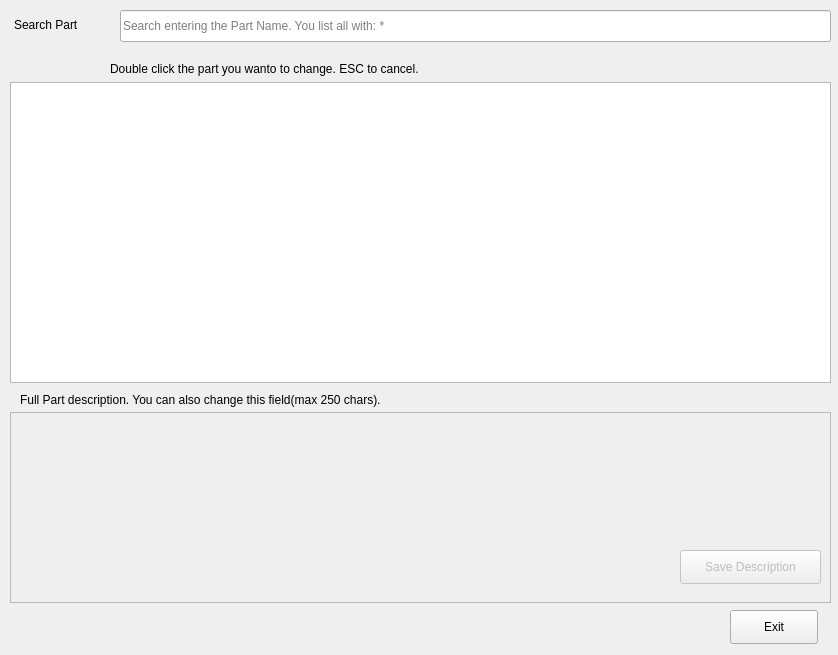
<?xml version="1.0" encoding="UTF-8"?>
<ui version="4.0">
 <class>Stock_Control</class>
 <widget class="QDialog" name="Stock_Control">
  <property name="geometry">
   <rect>
    <x>0</x>
    <y>0</y>
    <width>838</width>
    <height>655</height>
   </rect>
  </property>
  <property name="minimumSize">
   <size>
    <width>838</width>
    <height>655</height>
   </size>
  </property>
  <property name="maximumSize">
   <size>
    <width>838</width>
    <height>655</height>
   </size>
  </property>
  <property name="windowTitle">
   <string>Stock Control</string>
  </property>
  <widget class="QLabel" name="lbl_Search_Part">
   <property name="geometry">
    <rect>
     <x>14</x>
     <y>16</y>
     <width>99</width>
     <height>18</height>
    </rect>
   </property>
   <property name="text">
    <string>Search Part</string>
   </property>
  </widget>
  <widget class="QLineEdit" name="line_Part_Name">
   <property name="geometry">
    <rect>
     <x>120</x>
     <y>10</y>
     <width>711</width>
     <height>32</height>
    </rect>
   </property>
   <property name="text">
    <string/>
   </property>
   <property name="maxLength">
    <number>30</number>
   </property>
   <property name="placeholderText">
    <string>Search entering the Part Name. You list all with: *</string>
   </property>
  </widget>
  <widget class="QTableView" name="tbl_Parts">
   <property name="geometry">
    <rect>
     <x>10</x>
     <y>82</y>
     <width>821</width>
     <height>301</height>
    </rect>
   </property>
   <property name="toolTip">
    <string>Duplo clique aqui para alterar o valor.</string>
   </property>
  </widget>
  <widget class="QTextEdit" name="txt_Part_Description">
   <property name="enabled">
    <bool>false</bool>
   </property>
   <property name="geometry">
    <rect>
     <x>10</x>
     <y>412</y>
     <width>821</width>
     <height>191</height>
    </rect>
   </property>
   <property name="placeholderText">
    <string/>
   </property>
  </widget>
  <widget class="QLabel" name="label">
   <property name="geometry">
    <rect>
     <x>20</x>
     <y>390</y>
     <width>541</width>
     <height>20</height>
    </rect>
   </property>
   <property name="text">
    <string>Full Part description. You can also change this field(max 250 chars).</string>
   </property>
  </widget>
  <widget class="QPushButton" name="btn_Save_Description">
   <property name="enabled">
    <bool>false</bool>
   </property>
   <property name="geometry">
    <rect>
     <x>680</x>
     <y>550</y>
     <width>141</width>
     <height>34</height>
    </rect>
   </property>
   <property name="text">
    <string>Save Description</string>
   </property>
  </widget>
  <widget class="QPushButton" name="btn_Exit">
   <property name="geometry">
    <rect>
     <x>730</x>
     <y>610</y>
     <width>88</width>
     <height>34</height>
    </rect>
   </property>
   <property name="text">
    <string>Exit</string>
   </property>
  </widget>
  <widget class="QLabel" name="llb_info">
   <property name="geometry">
    <rect>
     <x>110</x>
     <y>60</y>
     <width>611</width>
     <height>18</height>
    </rect>
   </property>
   <property name="text">
    <string>Double click the part you wanto to change. ESC to cancel.</string>
   </property>
  </widget>
  <widget class="QLabel" name="lbl_Emoticon">
   <property name="geometry">
    <rect>
     <x>30</x>
     <y>60</y>
     <width>71</width>
     <height>51</height>
    </rect>
   </property>
   <property name="text">
    <string/>
   </property>
  </widget>
 </widget>
 <tabstops>
  <tabstop>line_Part_Name</tabstop>
  <tabstop>tbl_Parts</tabstop>
  <tabstop>txt_Part_Description</tabstop>
  <tabstop>btn_Save_Description</tabstop>
  <tabstop>btn_Exit</tabstop>
 </tabstops>
 <resources/>
 <connections/>
</ui>
